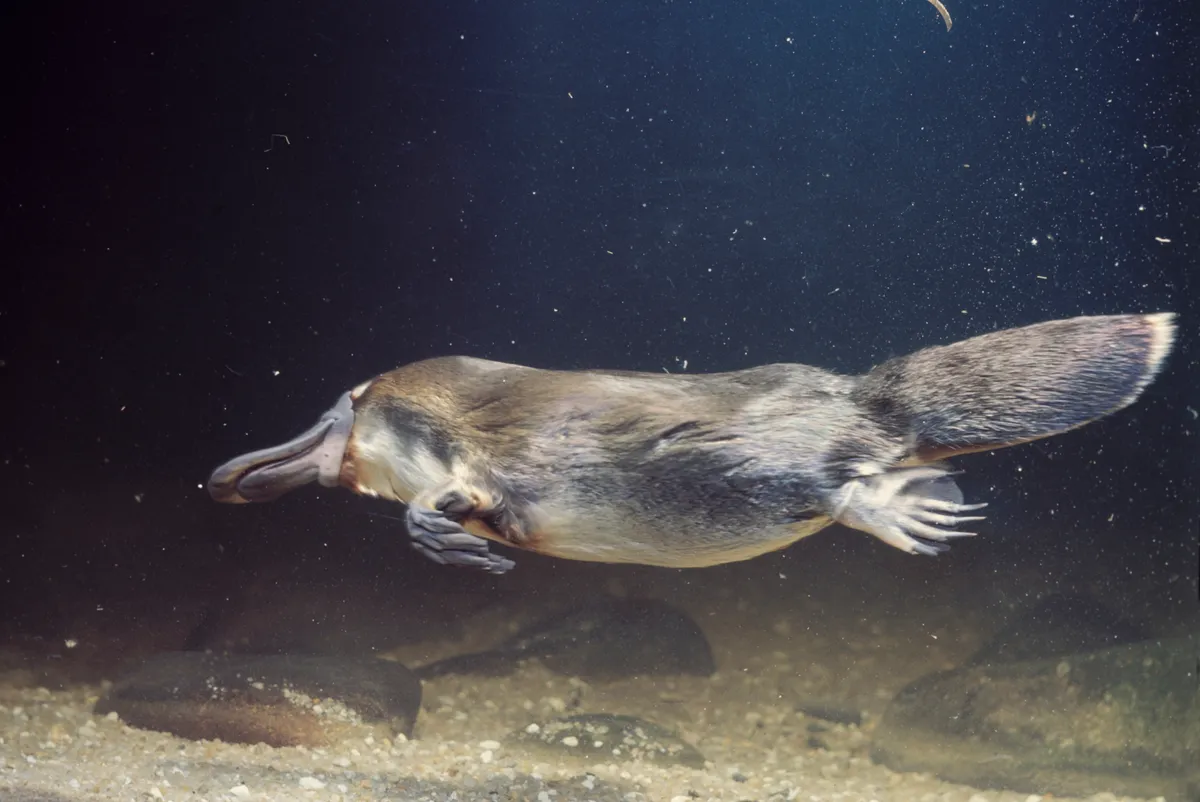
#> input picture images/platypus.webp, 1200 x 802 px
$ python combined_images.py
#> lines starting #> are read from the running program, lines starting #| are printed output that depends on the picture; after the words box and inside, x2 and y2 are one past the last pixel; in counts of white or black regions, pixels touching at a corner belong together
import numpy as np, matplotlib as mpl, matplotlib.pyplot as plt, os
import imageio # For loading images
from abc import update_abstractmethods
from PIL import Image
import scipy
def pyramid_upsample(img, kernel_size=(5,5)):
  """
  Upsamples the given pyramid image.
  Input:
    - img: an image of shape M x N x C
    - kernel_size: a tuple representing the shape of the 2D kernel
  Returns:
    - upsampled: an image represented as an array of shape 2M x 2N x C
  """
  M=img.shape[0]
  N=img.shape[1]
  C=img.shape[2]
  upsampled = None

  upsampled = np.zeros((2*M,2*N,C))
  upsampled[::2, ::2,:] = img
  for i in range(0,C):
    filter = scipy.ndimage.gaussian_filter(upsampled[:, :, i], sigma=1, radius=kernel_size)
    upsampled[:, :, i] = filter * 4
  return upsampled

def pyramid_downsample(img, kernel_size=(5,5)):
  """
  Downsamples the given pyramid image.
  Input:
    - img: an image of shape M x N x C
    - kernel_size: a tuple representing the shape of the 2D kernel
  Returns:
    - downsampled: an image of shape M/2 x N/2 x C
  """
  M=img.shape[0]
  N=img.shape[1]
  C=img.shape[2]
  downsampled = np.zeros((M//2,N//2,C))
  for i in range(0,C):
   filter= scipy.ndimage.gaussian_filter(img[:, :, i], sigma=1, radius=kernel_size)
   downsampled[:, :, i] = filter[::2, ::2][:downsampled.shape[0], :downsampled.shape[1]]
  return downsampled

def gen_gaussian_pyramid(img, num_levels):
  """
  Generates an entire Gaussian pyramid.
  Input:
    - img: an image of shape M x N x C
    - num_levels: number of levels in the Gaussian pyramid
  Return:
    - gp: list, the generated levels (imgs) of the Gaussian pyramid
  """
  gp = [img]
  for i in range(1,num_levels) :
    img=pyramid_downsample(img)
    gp.append(img)
  return gp

def gen_laplacian_pyramid(gp, num_levels):
  """
  Generates an entire Laplacian pyramid.
  Input:
    gp: list, levels of a Gaussian pyramid
  Return:
    lp: list, the generated levels (imgs) of the Laplacian pyramid
  """
  lp = []
  lp.append(gp[num_levels-1])
  for i in range(num_levels-2,-1,-1) :
    upsampled_img = pyramid_upsample(gp[i+1])
    img=gp[i]-upsampled_img
    lp.append(img)
  return lp

def reconstruct_img(lp):
  """
  Reconstructs an image using a laplacian pyramid.
  Input:
    lp: list, levels (imgs) of a Laplacian pyramid
  Return:
    recon_img: reconstructed image
  """
  recon_img = lp[0]
  for i in range(1,len(lp)):
   upsampled_img=pyramid_upsample(recon_img)
   recon_img=upsampled_img+lp[i]
  return recon_img

def pyramid_blend(img1, img2, mask, num_levels=6):

  """
  This function produces the Laplacian pyramid blend of two images.
  Input:
    - img1: N x M x C uint8 array image
    - img2: N x M x C uint8 array image
    - mask: N x M array, all elements are either 0s or 1s
    - num_levels: int, height of the pyramid
  Return:
    - img_blend: the blended image, an N x M x C uint8 array
  """

  gp1, gp2, gpm = None, None, None
  lp1, lp2, lpm = None, None, None
  img_blend = None
  gp1=gen_gaussian_pyramid(img1,num_levels)
  gp2=gen_gaussian_pyramid(img2,num_levels)
  gpm=gen_gaussian_pyramid(mask,num_levels)
  lp1=gen_laplacian_pyramid(gp1,num_levels)
  lp2=gen_laplacian_pyramid(gp2,num_levels)
  lpm=gen_laplacian_pyramid(gpm,num_levels)
  lp_blend=[]
  for i in range(0,num_levels):
    lp_blend.append(lp1[i]*gpm[num_levels-i-1]+lp2[i]*(1-gpm[num_levels-i-1]))
  img_blend=reconstruct_img(lp_blend)
  return img_blend

if __name__=='__main__':
 # example usage
 img_paths = ['images/platypus.webp', 'images/space.jpg']
 img1, img2 = None, None
 img1 = Image.open(img_paths[0])
#> img1 is the input picture: PIL image 1200x802 RGB; mean R, G, B 71.2, 69.3, 74.4
 img1 = np.array(img1.resize((512, 400)).convert("RGB"))
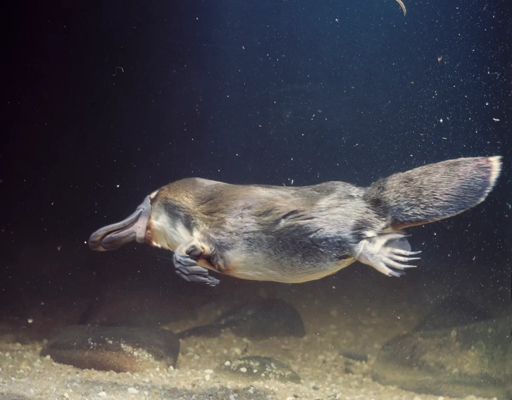
#> img1: shape (400, 512, 3); mean R, G, B 71.2, 69.3, 74.4
 img2 = Image.open(img_paths[1])
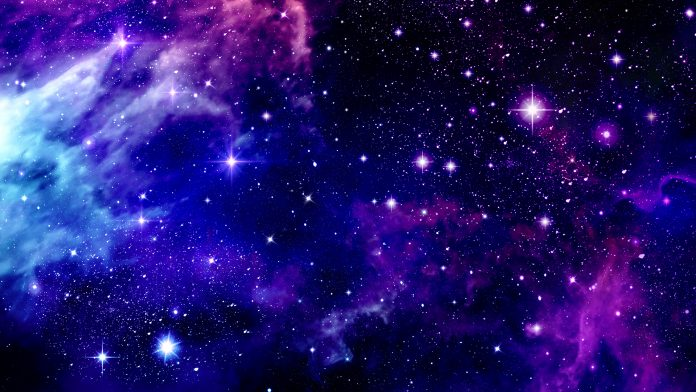
#> input picture images/space.jpg, 696 x 392 px
#> img2 is the input picture: PIL image 696x392 RGB; mean R, G, B 35.6, 23.4, 108.5
 img2 = np.array(img2.resize((512, 400)).convert("RGB"))
#> img2: shape (400, 512, 3)
 # create mask
 mask = np.zeros_like(img1)
 for i in range(0, mask.shape[0]):
  for j in range(0,mask.shape[1]):
    for c in range(0,mask.shape[2]):
      if(img1[i,j,0]>60):
       mask[i,j,c]=1
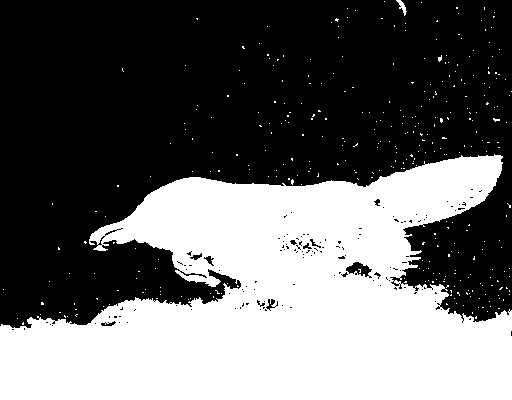
#> mask: shape (400, 512, 3); values 0 (black) and 1 (white), 40.2% white; 348 white regions (346 under 20 px), largest, box (x1, y1, x2, y2) and area: (0, 154, 512, 400) 81604, (396, 0, 407, 16) 66
 for i in range(280, mask.shape[0]):
  for j in range(0,mask.shape[1]):
    for c in range(0,mask.shape[2]):
       mask[i,j,c]=0
#> mask: shape (400, 512, 3); values 0 (black) and 1 (white), 15% white; 276 white regions (274 under 20 px), largest, box (x1, y1, x2, y2) and area: (89, 154, 503, 280) 30057, (396, 0, 407, 16) 66
 for i in range(0, mask.shape[0]-250):
  for j in range(0,mask.shape[1]):
    for c in range(0,mask.shape[2]):
       mask[i,j,c]=0
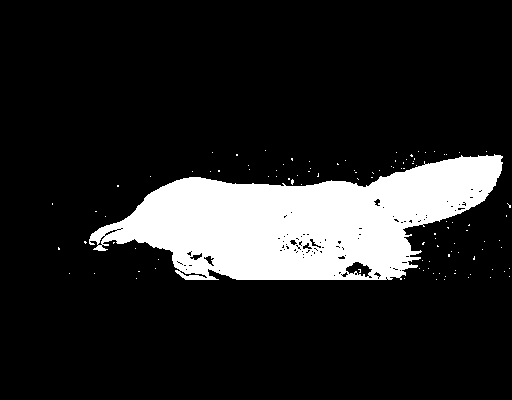
#> mask: shape (400, 512, 3); values 0 (black) and 1 (white), 14.8% white; 106 white regions (105 under 20 px), largest, box (x1, y1, x2, y2) and area: (89, 154, 503, 280) 30057


 fig, axs = plt.subplots(2, 5, figsize=(20, 10))
 fig.suptitle('Pyramid Blending Results', fontsize=16)

 # Plotting image 1 - Platypus
 axs[0, 0].imshow(img1)
 axs[0, 0].set_title('Platypus')
 axs[0, 0].axis('off')

 # Plotting image 2 - Space
 axs[0, 1].imshow(img2)
 axs[0, 1].set_title('Space')
 axs[0, 1].axis('off')

 # Plotting the mask
 axs[0, 2].imshow(mask * 255)
 axs[0, 2].set_title('Mask')
 axs[0, 2].axis('off')

 # Placeholder for layout consistency
 axs[0, 3].axis('off')
 axs[0, 4].axis('off')

 for idx, n_l in enumerate(range(1, 6)):
    img_blend = pyramid_blend(img1.astype(float), img2.astype(float), mask.astype(float), num_levels=n_l)
    img_blend = img_blend.astype(np.uint8)
    row, col = divmod(idx, 5)
    axs[1, col].imshow(img_blend)
    axs[1, col].set_title(f'Levels = {n_l}')
    axs[1, col].axis('off')
#> this loop made 5 passes
#> pass 1, `img_blend = pyramid_blend(img1.astype(float), img2.astype(float), mask..`:
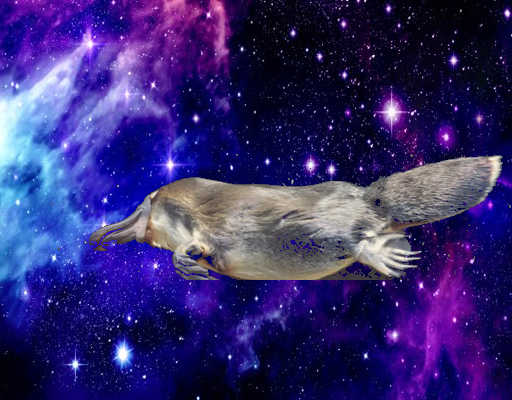
#> img_blend: shape (400, 512, 3) float64; mean R, G, B 52.5, 41.5, 111.9
#> pass 2, `img_blend = pyramid_blend(img1.astype(float), img2.astype(float), mask..`:
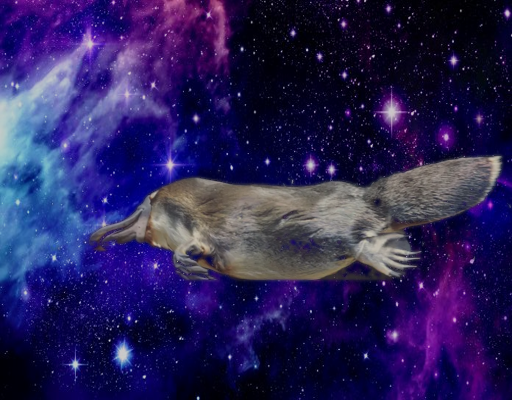
#> img_blend: shape (400, 512, 3) float64; mean R, G, B 52.5, 41.5, 111.9; drawn with min black and max white

 plt.tight_layout()
 plt.show()
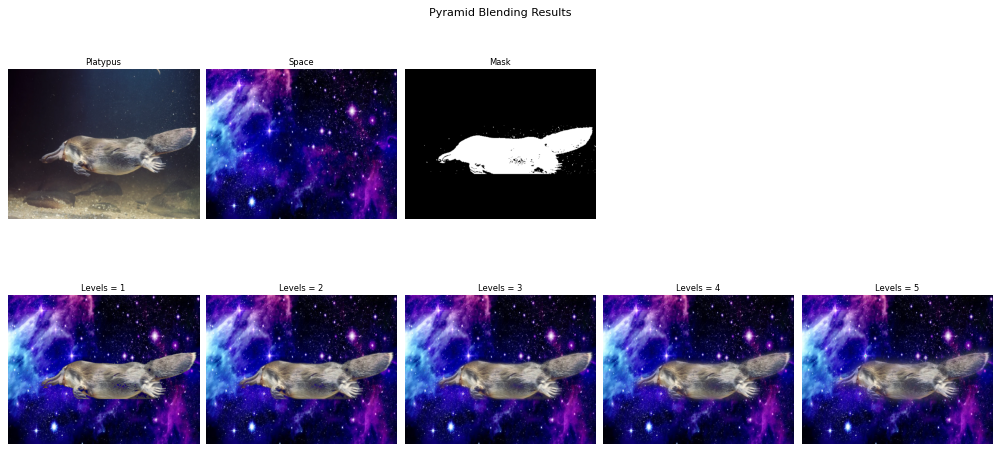
#> figure drawn by matplotlib, 8 panels
